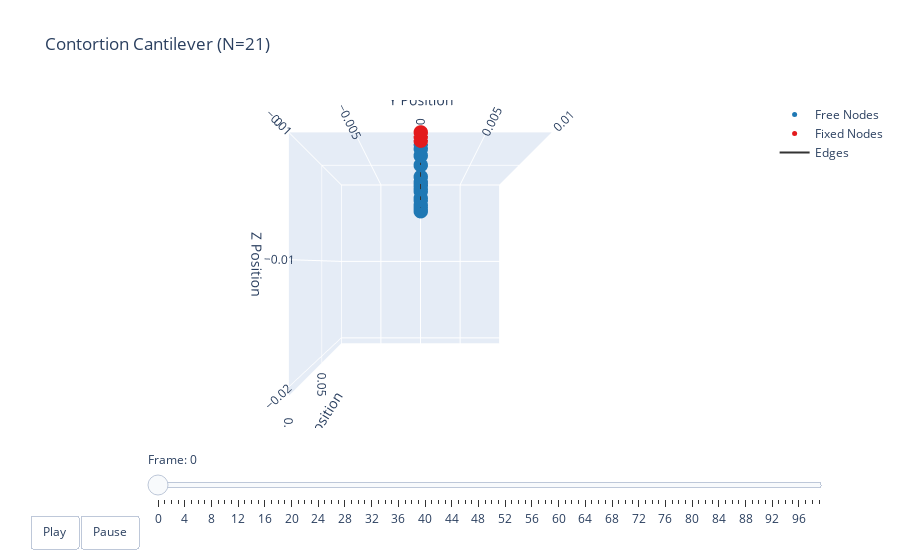

Notebook code cell kept with this figure:
### Code cell
# Plot DOF vector on plotly
t = np.arange(robot.sim_params.total_time, step=robot.sim_params.dt)
options = dismech.AnimationOptions(y_lim=[-0.01, 0.01],
                  title='Contortion Cantilever (N=21)',
                  camera_view=(0,0))

fig = dismech.get_interactive_animation_plotly(robot, t, qs, options)
fig.show()

### Figure 1 — Plotly figure (JSON) as saved in the notebook; plotly's stock layout.template omitted (floating-point values rounded to 4 significant figures)
{"data": [{"marker": {"color": "#1f78b4", "size": 5}, "mode": "markers", "name": "Free Nodes", "type": "scatter3d", "x": [0.01597, 0.02092, 0.02582, 0.03071, 0.0356, 0.04053, 0.04551, 0.05049, 0.05543, 0.06033, 0.06521, 0.07011, 0.07506, 0.08003, 0.08502], "y": [0.0, 0.0, 0.0, 0.0, 0.0, 0.0, 0.0, 0.0, 0.0, 0.0, 0.0, 0.0, 0.0, 0.0, 0.0], "z": [-0.0002814, -0.0008892, -0.001761, -0.002763, -0.00371, -0.004399, -0.00467, -0.004458, -0.003815, -0.002891, -0.001889, -0.001008, -0.0003917, -7.776e-05, 1.651e-05]}, {"marker": {"color": "#e31a1c", "size": 5}, "mode": "markers", "name": "Fixed Nodes", "type": "scatter3d", "x": [0.001, 0.006, 0.011, 0.09, 0.095, 0.1], "y": [0.0, 0.0, 0.0, 0.0, 0.0, 0.0], "z": [0.0, 0.0, 0.0, 0.0, 0.0, 0.0]}, {"line": {"color": "#333333", "width": 2}, "mode": "lines", "name": "Edges", "type": "scatter3d", "x": [0.001, 0.006, null, 0.006, 0.011, null, 0.011, 0.01597, null, 0.01597, 0.02092, null, 0.02092, 0.02582, null, 0.02582, 0.03071, null, 0.03071, 0.0356, null, 0.0356, 0.04053, null, 0.04053, 0.04551, null, 0.04551, 0.05049, null, 0.05049, 0.05543, null, 0.05543, 0.06033, null, 0.06033, 0.06521, null, 0.06521, 0.07011, null, 0.07011, 0.07506, null, 0.07506, 0.08003, null, 0.08003, 0.08502, null, 0.08502, 0.09, null, 0.09, 0.095, null, 0.095, 0.1, null], "y": [0, 0, null, 0, 0, null, 0, 0, null, 0, 0, null, 0, 0, null, 0, 0, null, 0, 0, null, 0, 0, null, 0, 0, null, 0, 0, null, 0, 0, null, 0, 0, null, 0, 0, null, 0, 0, null, 0, 0, null, 0, 0, null, 0, 0, null, 0, 0, null, 0, 0, null, 0, 0, null], "z": [0, 0, null, 0, 0, null, 0, -0.0002814, null, -0.0002814, -0.0008892, null, -0.0008892, -0.001761, null, -0.001761, -0.002763, null, -0.002763, -0.00371, null, -0.00371, -0.004399, null, -0.004399, -0.00467, null, -0.00467, -0.004458, null, -0.004458, -0.003815, null, -0.003815, -0.002891, null, -0.002891, -0.001889, null, -0.001889, -0.001008, null, -0.001008, -0.0003917, null, -0.0003917, -7.776e-05, null, -7.776e-05, 1.651e-05, null, 1.651e-05, 0, null, 0, 0, null, 0, 0, null]}, {"color": "rgba(166, 206, 227, 0.7)", "i": [], "j": [], "k": [], "name": "Faces", "opacity": 0.7, "showscale": false, "type": "mesh3d", "x": [0.001, 0.006, 0.011, 0.01597, 0.02092, 0.02582, 0.03071, 0.0356, 0.04053, 0.04551, 0.05049, 0.05543, 0.06033, 0.06521, 0.07011, 0.07506, 0.08003, 0.08502, 0.09, 0.095, 0.1], "y": [0.0, 0.0, 0.0, 0.0, 0.0, 0.0, 0.0, 0.0, 0.0, 0.0, 0.0, 0.0, 0.0, 0.0, 0.0, 0.0, 0.0, 0.0, 0.0, 0.0, 0.0], "z": [0.0, 0.0, 0.0, -0.0002814, -0.0008892, -0.001761, -0.002763, -0.00371, -0.004399, -0.00467, -0.004458, -0.003815, -0.002891, -0.001889, -0.001008, -0.0003917, -7.776e-05, 1.651e-05, 0.0, 0.0, 0.0]}], "layout": {"scene": {"camera": {"eye": {"x": 2, "y": 0, "z": 0}}, "xaxis": {"range": [0.001, 0.1], "title": {"text": "X Position"}}, "yaxis": {"range": [-0.01, 0.01], "title": {"text": "Y Position"}}, "zaxis": {"range": [-0.0207, 1.651e-05], "title": {"text": "Z Position"}}}, "sliders": [{"currentvalue": {"prefix": "Frame: "}, "steps": [{"args": [["0"], {"frame": {"duration": 50, "redraw": true}, "mode": "immediate"}], "label": "0", "method": "animate"}, {"args": [["1"], {"frame": {"duration": 50, "redraw": true}, "mode": "immediate"}], "label": "1", "method": "animate"}, {"args": [["2"], {"frame": {"duration": 50, "redraw": true}, "mode": "immediate"}], "label": "2", "method": "animate"}, {"args": [["3"], {"frame": {"duration": 50, "redraw": true}, "mode": "immediate"}], "label": "3", "method": "animate"}, {"args": [["4"], {"frame": {"duration": 50, "redraw": true}, "mode": "immediate"}], "label": "4", "method": "animate"}, {"args": [["5"], {"frame": {"duration": 50, "redraw": true}, "mode": "immediate"}], "label": "5", "method": "animate"}, {"args": [["6"], {"frame": {"duration": 50, "redraw": true}, "mode": "immediate"}], "label": "6", "method": "animate"}, {"args": [["7"], {"frame": {"duration": 50, "redraw": true}, "mode": "immediate"}], "label": "7", "method": "animate"}, {"args": [["8"], {"frame": {"duration": 50, "redraw": true}, "mode": "immediate"}], "label": "8", "method": "animate"}, {"args": [["9"], {"frame": {"duration": 50, "redraw": true}, "mode": "immediate"}], "label": "9", "method": "animate"}, {"args": [["10"], {"frame": {"duration": 50, "redraw": true}, "mode": "immediate"}], "label": "10", "method": "animate"}, {"args": [["11"], {"frame": {"duration": 50, "redraw": true}, "mode": "immediate"}], "label": "11", "method": "animate"}, {"args": [["12"], {"frame": {"duration": 50, "redraw": true}, "mode": "immediate"}], "label": "12", "method": "animate"}, {"args": [["13"], {"frame": {"duration": 50, "redraw": true}, "mode": "immediate"}], "label": "13", "method": "animate"}, {"args": [["14"], {"frame": {"duration": 50, "redraw": true}, "mode": "immediate"}], "label": "14", "method": "animate"}, {"args": [["15"], {"frame": {"duration": 50, "redraw": true}, "mode": "immediate"}], "label": "15", "method": "animate"}, {"args": [["16"], {"frame": {"duration": 50, "redraw": true}, "mode": "immediate"}], "label": "16", "method": "animate"}, {"args": [["17"], {"frame": {"duration": 50, "redraw": true}, "mode": "immediate"}], "label": "17", "method": "animate"}, {"args": [["18"], {"frame": {"duration": 50, "redraw": true}, "mode": "immediate"}], "label": "18", "method": "animate"}, {"args": [["19"], {"frame": {"duration": 50, "redraw": true}, "mode": "immediate"}], "label": "19", "method": "animate"}, {"args": [["20"], {"frame": {"duration": 50, "redraw": true}, "mode": "immediate"}], "label": "20", "method": "animate"}, {"args": [["21"], {"frame": {"duration": 50, "redraw": true}, "mode": "immediate"}], "label": "21", "method": "animate"}, {"args": [["22"], {"frame": {"duration": 50, "redraw": true}, "mode": "immediate"}], "label": "22", "method": "animate"}, {"args": [["23"], {"frame": {"duration": 50, "redraw": true}, "mode": "immediate"}], "label": "23", "method": "animate"}, {"args": [["24"], {"frame": {"duration": 50, "redraw": true}, "mode": "immediate"}], "label": "24", "method": "animate"}, {"args": [["25"], {"frame": {"duration": 50, "redraw": true}, "mode": "immediate"}], "label": "25", "method": "animate"}, {"args": [["26"], {"frame": {"duration": 50, "redraw": true}, "mode": "immediate"}], "label": "26", "method": "animate"}, {"args": [["27"], {"frame": {"duration": 50, "redraw": true}, "mode": "immediate"}], "label": "27", "method": "animate"}, {"args": [["28"], {"frame": {"duration": 50, "redraw": true}, "mode": "immediate"}], "label": "28", "method": "animate"}, {"args": [["29"], {"frame": {"duration": 50, "redraw": true}, "mode": "immediate"}], "label": "29", "method": "animate"}, {"args": [["30"], {"frame": {"duration": 50, "redraw": true}, "mode": "immediate"}], "label": "30", "method": "animate"}, {"args": [["31"], {"frame": {"duration": 50, "redraw": true}, "mode": "immediate"}], "label": "31", "method": "animate"}, {"args": [["32"], {"frame": {"duration": 50, "redraw": true}, "mode": "immediate"}], "label": "32", "method": "animate"}, {"args": [["33"], {"frame": {"duration": 50, "redraw": true}, "mode": "immediate"}], "label": "33", "method": "animate"}, {"args": [["34"], {"frame": {"duration": 50, "redraw": true}, "mode": "immediate"}], "label": "34", "method": "animate"}, {"args": [["35"], {"frame": {"duration": 50, "redraw": true}, "mode": "immediate"}], "label": "35", "method": "animate"}, {"args": [["36"], {"frame": {"duration": 50, "redraw": true}, "mode": "immediate"}], "label": "36", "method": "animate"}, {"args": [["37"], {"frame": {"duration": 50, "redraw": true}, "mode": "immediate"}], "label": "37", "method": "animate"}, {"args": [["38"], {"frame": {"duration": 50, "redraw": true}, "mode": "immediate"}], "label": "38", "method": "animate"}, {"args": [["39"], {"frame": {"duration": 50, "redraw": true}, "mode": "immediate"}], "label": "39", "method": "animate"}, {"args": [["40"], {"frame": {"duration": 50, "redraw": true}, "mode": "immediate"}], "label": "40", "method": "animate"}, {"args": [["41"], {"frame": {"duration": 50, "redraw": true}, "mode": "immediate"}], "label": "41", "method": "animate"}, {"args": [["42"], {"frame": {"duration": 50, "redraw": true}, "mode": "immediate"}], "label": "42", "method": "animate"}, {"args": [["43"], {"frame": {"duration": 50, "redraw": true}, "mode": "immediate"}], "label": "43", "method": "animate"}, {"args": [["44"], {"frame": {"duration": 50, "redraw": true}, "mode": "immediate"}], "label": "44", "method": "animate"}, {"args": [["45"], {"frame": {"duration": 50, "redraw": true}, "mode": "immediate"}], "label": "45", "method": "animate"}, {"args": [["46"], {"frame": {"duration": 50, "redraw": true}, "mode": "immediate"}], "label": "46", "method": "animate"}, {"args": [["47"], {"frame": {"duration": 50, "redraw": true}, "mode": "immediate"}], "label": "47", "method": "animate"}, {"args": [["48"], {"frame": {"duration": 50, "redraw": true}, "mode": "immediate"}], "label": "48", "method": "animate"}, {"args": [["49"], {"frame": {"duration": 50, "redraw": true}, "mode": "immediate"}], "label": "49", "method": "animate"}, {"args": [["50"], {"frame": {"duration": 50, "redraw": true}, "mode": "immediate"}], "label": "50", "method": "animate"}, {"args": [["51"], {"frame": {"duration": 50, "redraw": true}, "mode": "immediate"}], "label": "51", "method": "animate"}, {"args": [["52"], {"frame": {"duration": 50, "redraw": true}, "mode": "immediate"}], "label": "52", "method": "animate"}, {"args": [["53"], {"frame": {"duration": 50, "redraw": true}, "mode": "immediate"}], "label": "53", "method": "animate"}, {"args": [["54"], {"frame": {"duration": 50, "redraw": true}, "mode": "immediate"}], "label": "54", "method": "animate"}, {"args": [["55"], {"frame": {"duration": 50, "redraw": true}, "mode": "immediate"}], "label": "55", "method": "animate"}, {"args": [["56"], {"frame": {"duration": 50, "redraw": true}, "mode": "immediate"}], "label": "56", "method": "animate"}, {"args": [["57"], {"frame": {"duration": 50, "redraw": true}, "mode": "immediate"}], "label": "57", "method": "animate"}, {"args": [["58"], {"frame": {"duration": 50, "redraw": true}, "mode": "immediate"}], "label": "58", "method": "animate"}, {"args": [["59"], {"frame": {"duration": 50, "redraw": true}, "mode": "immediate"}], "label": "59", "method": "animate"}, {"args": [["60"], {"frame": {"duration": 50, "redraw": true}, "mode": "immediate"}], "label": "60", "method": "animate"}, {"args": [["61"], {"frame": {"duration": 50, "redraw": true}, "mode": "immediate"}], "label": "61", "method": "animate"}, {"args": [["62"], {"frame": {"duration": 50, "redraw": true}, "mode": "immediate"}], "label": "62", "method": "animate"}, {"args": [["63"], {"frame": {"duration": 50, "redraw": true}, "mode": "immediate"}], "label": "63", "method": "animate"}, {"args": [["64"], {"frame": {"duration": 50, "redraw": true}, "mode": "immediate"}], "label": "64", "method": "animate"}, {"args": [["65"], {"frame": {"duration": 50, "redraw": true}, "mode": "immediate"}], "label": "65", "method": "animate"}, {"args": [["66"], {"frame": {"duration": 50, "redraw": true}, "mode": "immediate"}], "label": "66", "method": "animate"}, {"args": [["67"], {"frame": {"duration": 50, "redraw": true}, "mode": "immediate"}], "label": "67", "method": "animate"}, {"args": [["68"], {"frame": {"duration": 50, "redraw": true}, "mode": "immediate"}], "label": "68", "method": "animate"}, {"args": [["69"], {"frame": {"duration": 50, "redraw": true}, "mode": "immediate"}], "label": "69", "method": "animate"}, {"args": [["70"], {"frame": {"duration": 50, "redraw": true}, "mode": "immediate"}], "label": "70", "method": "animate"}, {"args": [["71"], {"frame": {"duration": 50, "redraw": true}, "mode": "immediate"}], "label": "71", "method": "animate"}, {"args": [["72"], {"frame": {"duration": 50, "redraw": true}, "mode": "immediate"}], "label": "72", "method": "animate"}, {"args": [["73"], {"frame": {"duration": 50, "redraw": true}, "mode": "immediate"}], "label": "73", "method": "animate"}, {"args": [["74"], {"frame": {"duration": 50, "redraw": true}, "mode": "immediate"}], "label": "74", "method": "animate"}, {"args": [["75"], {"frame": {"duration": 50, "redraw": true}, "mode": "immediate"}], "label": "75", "method": "animate"}, {"args": [["76"], {"frame": {"duration": 50, "redraw": true}, "mode": "immediate"}], "label": "76", "method": "animate"}, {"args": [["77"], {"frame": {"duration": 50, "redraw": true}, "mode": "immediate"}], "label": "77", "method": "animate"}, {"args": [["78"], {"frame": {"duration": 50, "redraw": true}, "mode": "immediate"}], "label": "78", "method": "animate"}, {"args": [["79"], {"frame": {"duration": 50, "redraw": true}, "mode": "immediate"}], "label": "79", "method": "animate"}, {"args": [["80"], {"frame": {"duration": 50, "redraw": true}, "mode": "immediate"}], "label": "80", "method": "animate"}, {"args": [["81"], {"frame": {"duration": 50, "redraw": true}, "mode": "immediate"}], "label": "81", "method": "animate"}, {"args": [["82"], {"frame": {"duration": 50, "redraw": true}, "mode": "immediate"}], "label": "82", "method": "animate"}, {"args": [["83"], {"frame": {"duration": 50, "redraw": true}, "mode": "immediate"}], "label": "83", "method": "animate"}, {"args": [["84"], {"frame": {"duration": 50, "redraw": true}, "mode": "immediate"}], "label": "84", "method": "animate"}, {"args": [["85"], {"frame": {"duration": 50, "redraw": true}, "mode": "immediate"}], "label": "85", "method": "animate"}, {"args": [["86"], {"frame": {"duration": 50, "redraw": true}, "mode": "immediate"}], "label": "86", "method": "animate"}, {"args": [["87"], {"frame": {"duration": 50, "redraw": true}, "mode": "immediate"}], "label": "87", "method": "animate"}, {"args": [["88"], {"frame": {"duration": 50, "redraw": true}, "mode": "immediate"}], "label": "88", "method": "animate"}, {"args": [["89"], {"frame": {"duration": 50, "redraw": true}, "mode": "immediate"}], "label": "89", "method": "animate"}, {"args": [["90"], {"frame": {"duration": 50, "redraw": true}, "mode": "immediate"}], "label": "90", "method": "animate"}, {"args": [["91"], {"frame": {"duration": 50, "redraw": true}, "mode": "immediate"}], "label": "91", "method": "animate"}, {"args": [["92"], {"frame": {"duration": 50, "redraw": true}, "mode": "immediate"}], "label": "92", "method": "animate"}, {"args": [["93"], {"frame": {"duration": 50, "redraw": true}, "mode": "immediate"}], "label": "93", "method": "animate"}, {"args": [["94"], {"frame": {"duration": 50, "redraw": true}, "mode": "immediate"}], "label": "94", "method": "animate"}, {"args": [["95"], {"frame": {"duration": 50, "redraw": true}, "mode": "immediate"}], "label": "95", "method": "animate"}, {"args": [["96"], {"frame": {"duration": 50, "redraw": true}, "mode": "immediate"}], "label": "96", "method": "animate"}, {"args": [["97"], {"frame": {"duration": 50, "redraw": true}, "mode": "immediate"}], "label": "97", "method": "animate"}, {"args": [["98"], {"frame": {"duration": 50, "redraw": true}, "mode": "immediate"}], "label": "98", "method": "animate"}, {"args": [["99"], {"frame": {"duration": 50, "redraw": true}, "mode": "immediate"}], "label": "99", "method": "animate"}], "transition": {"duration": 0}, "x": 0.1, "y": 0}], "title": {"text": "Contortion Cantilever (N=21)"}, "updatemenus": [{"buttons": [{"args": [null, {"frame": {"duration": 50, "redraw": true}, "fromcurrent": true}], "label": "Play", "method": "animate"}, {"args": [[null], {"frame": {"duration": 0, "redraw": true}, "mode": "immediate"}], "label": "Pause", "method": "animate"}], "direction": "left", "pad": {"r": 10, "t": 87}, "showactive": false, "type": "buttons", "x": 0.1, "xanchor": "right", "y": 0, "yanchor": "top"}]}}
